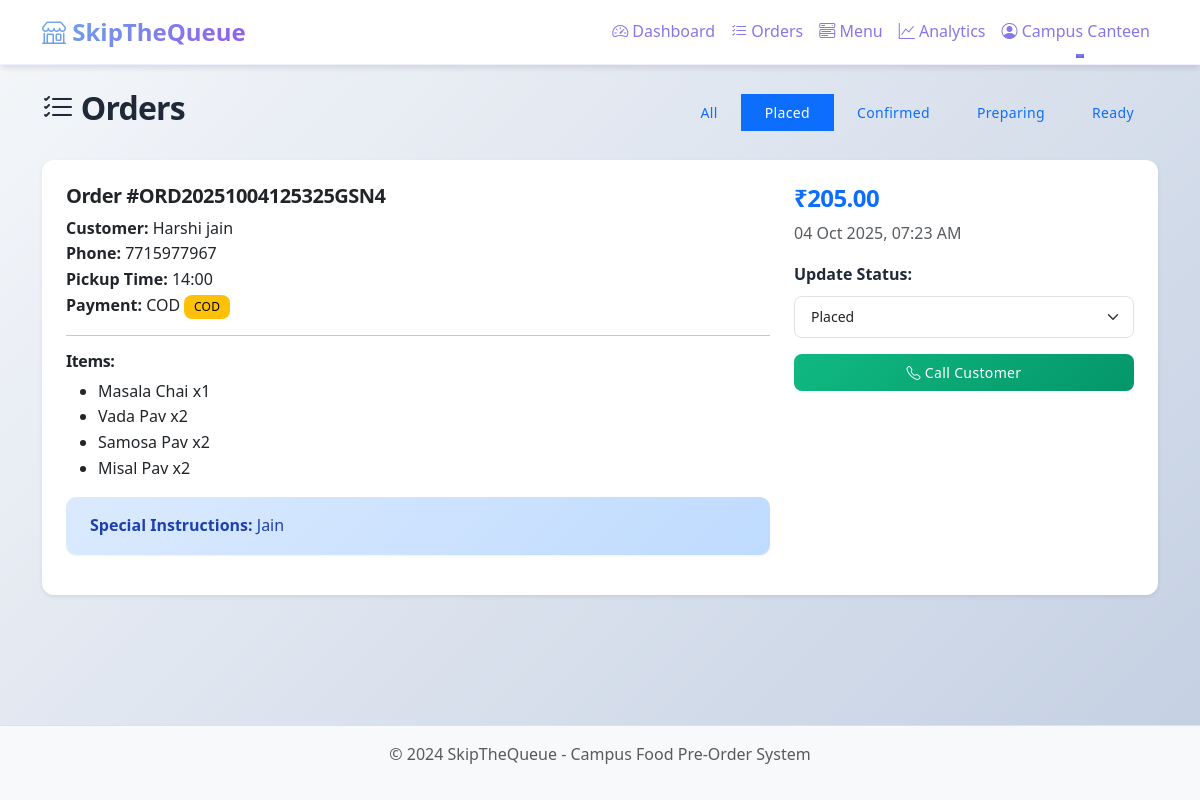
Screenshot of /vendor/orders?status=placed (signed in) with the database file from the repository.
### models.py (models this page shows, shortened)
class User(UserMixin, db.Model):
    id = db.Column(db.Integer, primary_key=True)
    email = db.Column(db.String(120), unique=True, nullable=False)
    password_hash = db.Column(db.String(255), nullable=False)
    full_name = db.Column(db.String(100), nullable=False)
    phone = db.Column(db.String(15), nullable=False)
    role = db.Column(db.String(20), default='student')  # 'student' or 'vendor'
    slot_config = db.Column(db.Text)  # JSON for vendor slot management
    created_at = db.Column(db.DateTime, default=datetime.utcnow)
    orders = db.relationship('Order', backref='customer', lazy=True, foreign_keys='Order.student_id')
    vendor_orders = db.relationship('Order', backref='vendor_user', lazy=True, foreign_keys='Order.vendor_id')
    menu_items = db.relationship('MenuItem', backref='vendor', lazy=True)

class Order(db.Model):
    id = db.Column(db.Integer, primary_key=True)
    order_number = db.Column(db.String(20), unique=True, nullable=False)
    student_id = db.Column(db.Integer, db.ForeignKey('user.id'), nullable=False)
    vendor_id = db.Column(db.Integer, db.ForeignKey('user.id'), nullable=False)
    total_amount = db.Column(db.Float, nullable=False)
    payment_method = db.Column(db.String(20), nullable=False)  # 'online' or 'cod'
    payment_status = db.Column(db.String(20), default='pending')  # 'pending', 'paid', 'failed'
    order_status = db.Column(db.String(30), default='placed')  # 'placed', 'confirmed', 'preparing', 'ready', 'picked_up', 'cancelled'
    pickup_time = db.Column(db.String(10), nullable=False)
    special_instructions = db.Column(db.Text)
    qr_code_path = db.Column(db.String(200))
    razorpay_order_id = db.Column(db.String(100))
    razorpay_payment_id = db.Column(db.String(100))
    created_at = db.Column(db.DateTime, default=datetime.utcnow)
    updated_at = db.Column(db.DateTime, default=datetime.utcnow, onupdate=datetime.utcnow)
    picked_up_at = db.Column(db.DateTime)
    order_items = db.relationship('OrderItem', backref='order', lazy=True, cascade='all, delete-orphan')

class OrderItem(db.Model):
    id = db.Column(db.Integer, primary_key=True)
    order_id = db.Column(db.Integer, db.ForeignKey('order.id'), nullable=False)
    menu_item_id = db.Column(db.Integer, db.ForeignKey('menu_item.id'), nullable=False)
    quantity = db.Column(db.Integer, nullable=False)
    price = db.Column(db.Float, nullable=False)
    created_at = db.Column(db.DateTime, default=datetime.utcnow)

class MenuItem(db.Model):
    id = db.Column(db.Integer, primary_key=True)
    name = db.Column(db.String(100), nullable=False)
    description = db.Column(db.String(300))
    price = db.Column(db.Float, nullable=False)
    category_id = db.Column(db.Integer, db.ForeignKey('category.id'), nullable=False)
    vendor_id = db.Column(db.Integer, db.ForeignKey('user.id'), nullable=False)
    is_available = db.Column(db.Boolean, default=True)
    stock_threshold = db.Column(db.Integer, default=10)  # Low stock alert threshold
    image_url = db.Column(db.String(200))
    created_at = db.Column(db.DateTime, default=datetime.utcnow)
    order_items = db.relationship('OrderItem', backref='menu_item', lazy=True)

### app.py (the view)
@app.route('/vendor/orders')
@login_required
@role_required('vendor')
def vendor_orders():
    status_filter = request.args.get('status', 'all')
    query = Order.query.filter_by(vendor_id=current_user.id)
    if status_filter != 'all':
        query = query.filter_by(order_status=status_filter)
    orders = query.order_by(Order.created_at.desc()).all()
    return render_template('vendor/orders.html', orders=orders, status_filter=status_filter)

### app.py (called while the page is built)
@login_manager.user_loader
def load_user(user_id):
    return User.query.get(int(user_id))

def role_required(role):
    def decorator(f):
        @wraps(f)
        def decorated_function(*args, **kwargs):
            if not current_user.is_authenticated or current_user.role != role:
                flash('Access denied. You do not have permission to view this page.', 'danger')
                return redirect(url_for('login'))
            return f(*args, **kwargs)
        return decorated_function
    return decorator

### templates/vendor/orders.html (shortened to what this page needs)
{% extends "base.html" %}
{% block content %}
<div class="d-flex justify-content-between align-items-center mb-4">
    <h2><i class="bi bi-list-check"></i> Orders</h2>
    <div class="btn-group">
        <a href="{{ url_for('vendor_orders', status='all') }}"
           class="btn btn-sm btn-outline-primary {{ 'active' if status_filter == 'all' else '' }}">All</a>
        <a href="{{ url_for('vendor_orders', status='placed') }}"
           class="btn btn-sm btn-outline-primary {{ 'active' if status_filter == 'placed' else '' }}">Placed</a>
        <a href="{{ url_for('vendor_orders', status='confirmed') }}"
           class="btn btn-sm btn-outline-primary {{ 'active' if status_filter == 'confirmed' else '' }}">Confirmed</a>
        <a href="{{ url_for('vendor_orders', status='preparing') }}"
           class="btn btn-sm btn-outline-primary {{ 'active' if status_filter == 'preparing' else '' }}">Preparing</a>
        <a href="{{ url_for('vendor_orders', status='ready') }}"
           class="btn btn-sm btn-outline-primary {{ 'active' if status_filter == 'ready' else '' }}">Ready</a>
    </div>
</div>
{% if orders %}
<div class="row">
    {% for order in orders %}
    <div class="col-12 mb-3">
        <div class="card shadow-sm">
            <div class="card-body">
                <div class="row">
                    <div class="col-md-8">
                        <h5>Order #{{ order.order_number }}</h5>
                        <p class="mb-1">
                            <strong>Customer:</strong> {{ order.customer.full_name }}<br>
                            <strong>Phone:</strong> {{ order.customer.phone }}<br>
                            <strong>Pickup Time:</strong> {{ order.pickup_time }}<br>
                            <strong>Payment:</strong> {{ order.payment_method|upper }}
                            {% if order.payment_status == 'paid' %}
                                <span class="badge bg-success">Paid</span>
                            {% elif order.payment_status == 'cod' %}
                                <span class="badge bg-warning">COD</span>
                            {% endif %}
                        </p>
                        <hr>
                        <h6>Items:</h6>
                        <ul>
                            {% for item in order.order_items %}
                            <li>{{ item.menu_item.name }} x{{ item.quantity }}</li>
                            {% endfor %}
                        </ul>
                        {% if order.special_instructions %}
                        <div class="alert alert-info">
                            <strong>Special Instructions:</strong> {{ order.special_instructions }}
                        </div>
                        {% endif %}
                    </div>
                    <div class="col-md-4">
                        <h4 class="text-primary">₹{{ "%.2f"|format(order.total_amount) }}</h4>
                        <p class="text-muted">{{ order.created_at.strftime('%d %b %Y, %I:%M %p') }}</p>
                        <div class="mb-3">
                            <label class="form-label">Update Status:</label>
                            <select class="form-select form-select-sm" onchange="updateStatus({{ order.id }}, this.value)">
                                <option value="placed" {{ 'selected' if order.order_status == 'placed' else '' }}>Placed</option>
                            </select>
                        </div>
                        <a href="tel:{{ order.customer.phone }}" class="btn btn-sm btn-success w-100">
                            <i class="bi bi-telephone"></i> Call Customer
                        </a>
                    </div>
                </div>
            </div>
        </div>
    </div>
    {% endfor %}
</div>
{% else %}
<div class="text-center py-5">
    <i class="bi bi-inbox display-1 text-muted"></i>
    <h3 class="mt-3">No orders found</h3>
</div>
{% endif %}
{% endblock %}

### templates/base.html (shortened to what this page needs)
<!DOCTYPE html>
<html lang="en">
<head>
    <link href="https://cdn.jsdelivr.net/npm/bootstrap@5.3.0/dist/css/bootstrap.min.css" rel="stylesheet">
    <link rel="stylesheet" href="https://cdn.jsdelivr.net/npm/bootstrap-icons@1.11.0/font/bootstrap-icons.css">
    <link rel="stylesheet" href="{{ url_for('static', filename='css/style.css') }}">
</head>
<body>
    <nav class="navbar navbar-expand-lg navbar-dark bg-primary">
        <div class="container">
            <a class="navbar-brand" href="{{ url_for('index') }}">
                <i class="bi bi-shop"></i> SkipTheQueue
            </a>
            <div class="collapse navbar-collapse" id="navbarNav">
                <ul class="navbar-nav ms-auto">
                    {% if current_user.is_authenticated %}
                        {% if current_user.role == 'student' %}
                            <li class="nav-item">
                                <a class="nav-link" href="{{ url_for('student_home') }}">
                                    <i class="bi bi-house"></i> Home
                                </a>
                            </li>
                            <li class="nav-item">
                                <a class="nav-link" href="{{ url_for('view_cart') }}">
                                    <i class="bi bi-cart"></i> Cart
                                    <span class="badge bg-danger" id="cart-count">0</span>
                                </a>
                            </li>
                            <li class="nav-item">
                                <a class="nav-link" href="{{ url_for('my_orders') }}">
                                    <i class="bi bi-bag-check"></i> My Orders
                                </a>
                            </li>
                        {% elif current_user.role == 'vendor' %}
                            <li class="nav-item">
                                <a class="nav-link" href="{{ url_for('vendor_dashboard') }}">
                                    <i class="bi bi-speedometer2"></i> Dashboard
                                </a>
                            </li>
                            <li class="nav-item">
                                <a class="nav-link" href="{{ url_for('vendor_orders') }}">
                                    <i class="bi bi-list-check"></i> Orders
                                </a>
                            </li>
                            <li class="nav-item">
                                <a class="nav-link" href="{{ url_for('vendor_menu') }}">
                                    <i class="bi bi-menu-button-wide"></i> Menu
                                </a>
                            </li>
                            <li class="nav-item">
                                <a class="nav-link" href="{{ url_for('vendor_analytics') }}">
                                    <i class="bi bi-graph-up"></i> Analytics
                                </a>
                            </li>
                        {% endif %}
                        <li class="nav-item dropdown">
                            <a class="nav-link dropdown-toggle" href="#" role="button" data-bs-toggle="dropdown">
                                <i class="bi bi-person-circle"></i> {{ current_user.full_name }}
                            </a>
                        </li>
                    {% endif %}
                </ul>
            </div>
        </div>
    </nav>
    <div class="container mt-4">
        {% block content %}{% endblock %}
    </div>
    <footer class="bg-light text-center text-muted py-3 mt-5">
        <div class="container">
            <p>&copy; 2024 SkipTheQueue - Campus Food Pre-Order System</p>
        </div>
    </footer>
</body>
</html>

### static/css/style.css (style rules this page uses)
:root { --primary: #6366f1; --primary-dark: #4f46e5; --secondary: #8b5cf6; --success: #10b981; --warning: #f59e0b; --danger: #ef4444; --info: #3b82f6; --dark: #1f2937; --light: #f9fafb; --gradient-1: linear-gradient(135deg, #66afea 0%, #9659eb 100%); --gradient-2: linear-gradient(135deg, #f093fb 0%, #f5576c 100%); --gradient-3: linear-gradient(135deg, #4facfe 0%, #00f2fe 100%); --shadow-sm: 0 1px 2px 0 rgba(0, 0, 0, 0.05); --shadow: 0 4px 6px -1px rgba(0, 0, 0, 0.1); --shadow-lg: 0 10px 15px -3px rgba(0, 0, 0, 0.1); --shadow-xl: 0 20px 25px -5px rgba(0, 0, 0, 0.1); }
* { margin: 0; padding: 0; box-sizing: border-box; }
body { font-family: 'Inter', 'Segoe UI', system-ui, -apple-system, sans-serif; background: linear-gradient(135deg, #f5f7fa 0%, #c3cfe2 100%); min-height: 100vh; display: flex; flex-direction: column; color: var(--dark); line-height: 1.6; }
.container { flex: 1; }
h1, h2, h3, h4, h5, h6 { font-weight: 700; letter-spacing: -0.025em; margin-bottom: 0.5rem; }
h2 { font-size: 2rem; }
h4 { font-size: 1.5rem; }
.navbar { background: #ffffff !important; backdrop-filter: blur(10px); box-shadow: var(--shadow); border-bottom: 1px solid rgba(99, 102, 241, 0.1); }
.navbar-brand { font-weight: 1000; font-size: 1.5rem; background: var(--gradient-1); -webkit-background-clip: text; -webkit-text-fill-color: transparent; background-clip: text; }
.nav-link { font-weight: 500; transition: all 0.3s ease; position: relative; color: #8578ea; }
.nav-link::after { content: ''; position: absolute; bottom: -5px; left: 50%; width: 0; height: 2px; background: var(--primary); transition: all 0.3s ease; transform: translateX(-50%); }
.card { border: none; border-radius: 16px; box-shadow: var(--shadow); transition: all 0.4s cubic-bezier(0.175, 0.885, 0.32, 1.275); overflow: hidden; background: white; }
.card::before { content: ''; position: absolute; top: 0; left: 0; right: 0; height: 4px; background: var(--gradient-1); transform: scaleX(0); transition: transform 0.3s ease; }
.card-body { padding: 1.75rem; }
.btn { border-radius: 12px; padding: 0.75rem 1.75rem; font-weight: 600; letter-spacing: 0.025em; transition: all 0.3s ease; border: none; position: relative; overflow: hidden; }
.btn::before { content: ''; position: absolute; top: 50%; left: 50%; width: 0; height: 0; border-radius: 50%; background: rgba(255, 255, 255, 0.3); transform: translate(-50%, -50%); transition: width 0.6s, height 0.6s; }
.btn-success { background: linear-gradient(135deg, #10b981 0%, #059669 100%); }
.btn-sm { padding: 0.5rem 1rem; font-size: 0.875rem; }
.form-control, .form-select { border-radius: 12px; border: 2px solid #e5e7eb; padding: 0.75rem 1.25rem; transition: all 0.3s ease; }
.form-label { font-weight: 600; color: var(--dark); margin-bottom: 0.5rem; }
.badge { padding: 0.5em 1em; font-weight: 600; border-radius: 8px; letter-spacing: 0.025em; }
.alert { border-radius: 12px; border: none; padding: 1rem 1.5rem; box-shadow: var(--shadow-sm); }
.alert-info { background: linear-gradient(135deg, #dbeafe 0%, #bfdbfe 100%); color: #1e40af; }
footer { margin-top: auto; background: white; border-top: 1px solid rgba(99, 102, 241, 0.1); padding: 2rem 0; }
.shadow-sm { box-shadow: var(--shadow-sm); }
body { font-family: 'Segoe UI', Tahoma, Geneva, Verdana, sans-serif; background-color: #f8f9fa; min-height: 100vh; display: flex; flex-direction: column; }
.navbar-brand { font-weight: 600; font-size: 1.5rem; }
.card { border: none; border-radius: 12px; transition: transform 0.3s ease, box-shadow 0.3s ease; }
.card-body { padding: 1.5rem; }
.btn { border-radius: 8px; padding: 0.5rem 1.5rem; font-weight: 500; transition: all 0.3s ease; }
.form-control, .form-select { border-radius: 8px; border: 1px solid #dee2e6; padding: 0.6rem 1rem; }
.alert { border-radius: 10px; border: none; }
footer { margin-top: auto; border-top: 1px solid #dee2e6; }
.badge { padding: 0.5em 0.8em; font-weight: 500; }
.card { animation: fadeIn 0.5s ease; }
.badge.bg-warning { background-color: #ffc107 !important; color: #000; }
.text-primary { color: #0d6efd !important; }

### rows the page displays
User: full_name "Campus Canteen"
Order: order_number "ORD20251004125325GSN4", customer.full_name "Harshi jain", customer.phone "7715977967", pickup_time "14:00", payment_method "COD", payment_status "COD", special_instructions "Jain", total_amount "205.00", created_at "04 Oct 2025, 07:23 AM", id "Placed"
OrderItem: menu_item.name "Masala Chai", quantity "1"
OrderItem: menu_item.name "Vada Pav", quantity "2"
OrderItem: menu_item.name "Samosa Pav", quantity "2"
OrderItem: menu_item.name "Misal Pav", quantity "2"
